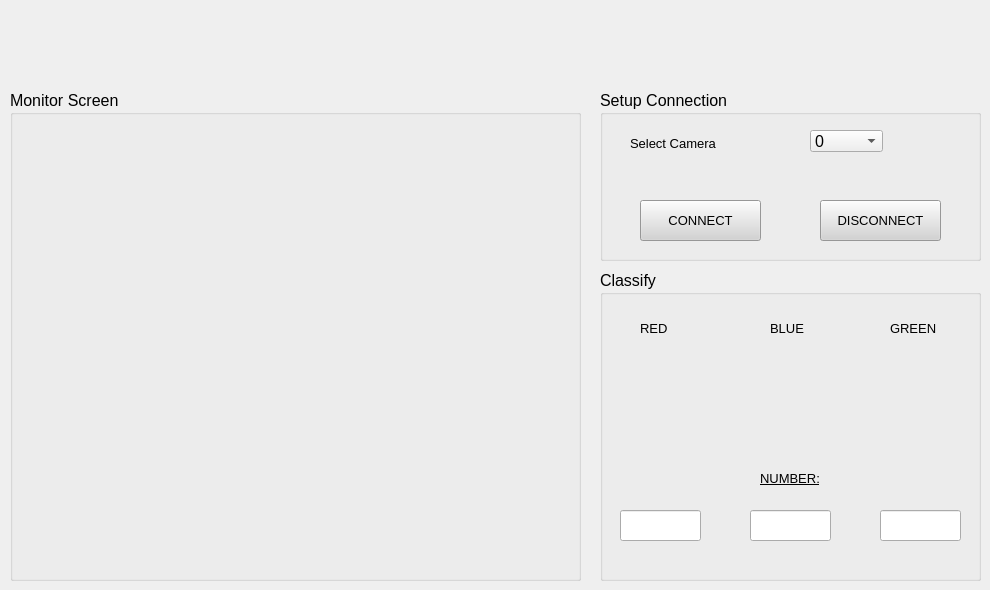
    <widget class="QWidget" name="page_camera">
     <widget class="QGroupBox" name="groupBox_3">
      <property name="geometry">
       <rect>
        <x>10</x>
        <y>90</y>
        <width>571</width>
        <height>491</height>
       </rect>
      </property>
      <property name="font">
       <font>
        <pointsize>12</pointsize>
       </font>
      </property>
      <property name="styleSheet">
       <string notr="true"/>
      </property>
      <property name="title">
       <string>Monitor Screen</string>
      </property>
      <widget class="QLabel" name="camera_dis">
       <property name="geometry">
        <rect>
         <x>10</x>
         <y>30</y>
         <width>550</width>
         <height>440</height>
        </rect>
       </property>
       <property name="styleSheet">
        <string notr="true"/>
       </property>
       <property name="text">
        <string/>
       </property>
      </widget>
     </widget>
     <widget class="QGroupBox" name="groupBox_4">
      <property name="geometry">
       <rect>
        <x>600</x>
        <y>90</y>
        <width>381</width>
        <height>171</height>
       </rect>
      </property>
      <property name="font">
       <font>
        <family>Arial</family>
        <pointsize>12</pointsize>
       </font>
      </property>
      <property name="title">
       <string>Setup Connection</string>
      </property>
      <widget class="QLabel" name="label_29">
       <property name="geometry">
        <rect>
         <x>30</x>
         <y>45</y>
         <width>131</width>
         <height>16</height>
        </rect>
       </property>
       <property name="font">
        <font>
         <pointsize>10</pointsize>
        </font>
       </property>
       <property name="text">
        <string>Select Camera</string>
       </property>
      </widget>
      <widget class="QComboBox" name="cb_sl_cam">
       <property name="geometry">
        <rect>
         <x>210</x>
         <y>40</y>
         <width>73</width>
         <height>22</height>
        </rect>
       </property>
       <item>
        <property name="text">
         <string>0</string>
        </property>
       </item>
       <item>
        <property name="text">
         <string>1</string>
        </property>
       </item>
       <item>
        <property name="text">
         <string>2</string>
        </property>
       </item>
      </widget>
      <widget class="QPushButton" name="bt_cn_cam">
       <property name="geometry">
        <rect>
         <x>40</x>
         <y>110</y>
         <width>121</width>
         <height>41</height>
        </rect>
       </property>
       <property name="font">
        <font>
         <pointsize>10</pointsize>
        </font>
       </property>
       <property name="styleSheet">
        <string notr="true">QPushButton {
    background-color: lightgray;
}
QPushButton:pressed {
    background-color: green;       /* click */
}</string>
       </property>
       <property name="text">
        <string>CONNECT</string>
       </property>
      </widget>
      <widget class="QPushButton" name="bt_dcn_cam">
       <property name="geometry">
        <rect>
         <x>220</x>
         <y>110</y>
         <width>121</width>
         <height>41</height>
        </rect>
       </property>
       <property name="font">
        <font>
         <pointsize>10</pointsize>
        </font>
       </property>
       <property name="styleSheet">
        <string notr="true">QPushButton {
    background-color: lightgray;
}
QPushButton:pressed {
    background-color: red;       /* click */
}</string>
       </property>
       <property name="text">
        <string>DISCONNECT</string>
       </property>
      </widget>
     </widget>
     <widget class="QGroupBox" name="groupBox_5">
      <property name="geometry">
       <rect>
        <x>600</x>
        <y>270</y>
        <width>381</width>
        <height>311</height>
       </rect>
      </property>
      <property name="font">
       <font>
        <family>Arial</family>
        <pointsize>12</pointsize>
       </font>
      </property>
      <property name="title">
       <string>Classify</string>
      </property>
      <widget class="QLabel" name="trig_red">
       <property name="geometry">
        <rect>
         <x>20</x>
         <y>80</y>
         <width>80</width>
         <height>50</height>
        </rect>
       </property>
       <property name="text">
        <string/>
       </property>
       <property name="pixmap">
        <pixmap>E:/Tạp/anh_ute/gray_rec.png</pixmap>
       </property>
       <property name="scaledContents">
        <bool>true</bool>
       </property>
      </widget>
      <widget class="QLabel" name="trig_blue">
       <property name="geometry">
        <rect>
         <x>150</x>
         <y>80</y>
         <width>80</width>
         <height>50</height>
        </rect>
       </property>
       <property name="text">
        <string/>
       </property>
       <property name="pixmap">
        <pixmap>E:/Tạp/anh_ute/gray_rec.png</pixmap>
       </property>
       <property name="scaledContents">
        <bool>true</bool>
       </property>
      </widget>
      <widget class="QLabel" name="trig_green">
       <property name="geometry">
        <rect>
         <x>280</x>
         <y>80</y>
         <width>80</width>
         <height>50</height>
        </rect>
       </property>
       <property name="text">
        <string/>
       </property>
       <property name="pixmap">
        <pixmap>E:/Tạp/anh_ute/gray_rec.png</pixmap>
       </property>
       <property name="scaledContents">
        <bool>true</bool>
       </property>
      </widget>
      <widget class="QLineEdit" name="num_red">
       <property name="geometry">
        <rect>
         <x>20</x>
         <y>240</y>
         <width>81</width>
         <height>31</height>
        </rect>
       </property>
      </widget>
      <widget class="QLineEdit" name="num_blue">
       <property name="geometry">
        <rect>
         <x>150</x>
         <y>240</y>
         <width>81</width>
         <height>31</height>
        </rect>
       </property>
      </widget>
      <widget class="QLineEdit" name="num_green">
       <property name="geometry">
        <rect>
         <x>280</x>
         <y>240</y>
         <width>81</width>
         <height>31</height>
        </rect>
       </property>
      </widget>
      <widget class="QLabel" name="label_33">
       <property name="geometry">
        <rect>
         <x>40</x>
         <y>50</y>
         <width>55</width>
         <height>16</height>
        </rect>
       </property>
       <property name="font">
        <font>
         <pointsize>10</pointsize>
        </font>
       </property>
       <property name="text">
        <string>RED</string>
       </property>
      </widget>
      <widget class="QLabel" name="label_34">
       <property name="geometry">
        <rect>
         <x>170</x>
         <y>50</y>
         <width>55</width>
         <height>16</height>
        </rect>
       </property>
       <property name="font">
        <font>
         <pointsize>10</pointsize>
        </font>
       </property>
       <property name="text">
        <string>BLUE</string>
       </property>
      </widget>
      <widget class="QLabel" name="label_35">
       <property name="geometry">
        <rect>
         <x>290</x>
         <y>50</y>
         <width>55</width>
         <height>16</height>
        </rect>
       </property>
       <property name="font">
        <font>
         <pointsize>10</pointsize>
        </font>
       </property>
       <property name="text">
        <string>GREEN</string>
       </property>
      </widget>
      <widget class="QLabel" name="label_36">
       <property name="geometry">
        <rect>
         <x>160</x>
         <y>200</y>
         <width>81</width>
         <height>16</height>
        </rect>
       </property>
       <property name="font">
        <font>
         <pointsize>10</pointsize>
         <underline>true</underline>
        </font>
       </property>
       <property name="text">
        <string>NUMBER:</string>
       </property>
      </widget>
     </widget>
    </widget>
